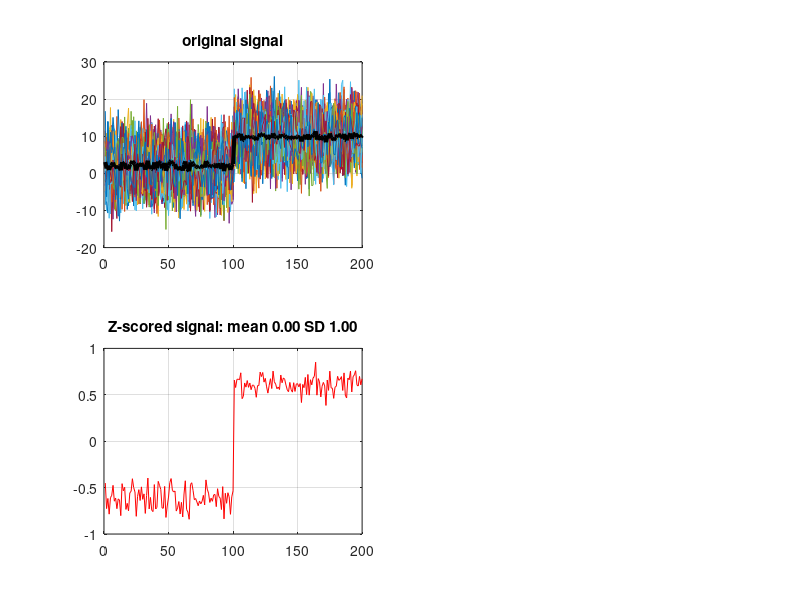

Recreate this plot in MATLAB.
function testsim_z_score_normalization
% test z-score normalization

% variant 1: one task, one condition, two epochs: baseline and response, same noise
n_trials = 50;
n_samples = 200;
baseline_amp = 2;
response_amp = 10;
noise_baseline = 5; % the more is noise, the smaller is the z-score
noise_response = 5;
s = [baseline_amp + noise_baseline*randn(n_trials,n_samples/2) response_amp + noise_response*randn(n_trials,n_samples/2)]; 
idx_b = 1:n_samples/2;
idx_r = n_samples/2+1:n_samples;

zs = zscore(reshape(s,n_trials*n_samples,1)); % concatenated 

mean_zs = mean(zs);
std_zs = std(zs);
zs = reshape(zs,n_trials,n_samples);
mean_s = mean(s,1);
subplot(2,2,1);
plot(s'); hold on
plot(mean_s,'k','LineWidth',3); hold on
title(sprintf('original signal'));
grid on

% subplot(2,2,2);
% hist([s(idx_b); s(idx_r)]);
% t
% title(sprintf('Z-scored signal: mean %.2f SD %.2f',mean(zs),std(zs)));
% grid on



subplot(2,2,3);
plot(mean(zs,1),'r'); hold on
title(sprintf('Z-scored signal: mean %.2f SD %.2f',mean_zs,std_zs));
grid on
